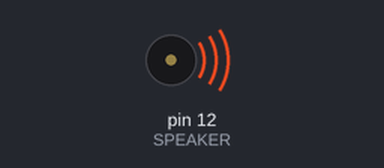
Bench run of a sketch on a simulated Arduino Uno, built with avr-gcc and run on an emulated ATmega328P. Parts: buzzer (waves = sounding).

Above: at 0.1 s.
Timing chart, 0 to 3.7 s (numbered marks = the images above):
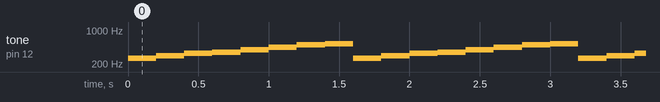

The sketch:

generatingSounds.ino
```cpp
//***************************************/
//Program 1 for generating sound using the tone function
//***************************************/
#define BEATTIME 200  //Length of the generated tone (msec)
#define SPEAKER 12    //Pin number of the speaker

void setup() {
}

void loop() {
  tone(SPEAKER,262,BEATTIME) ; // Do
  delay(BEATTIME) ;
  tone(SPEAKER,294,BEATTIME) ; // Re
  delay(BEATTIME) ;
  tone(SPEAKER,330,BEATTIME) ; // Mi
  delay(BEATTIME) ;
  tone(SPEAKER,349,BEATTIME) ; // Fa
  delay(BEATTIME) ;
  tone(SPEAKER,392,BEATTIME) ; // So
  delay(BEATTIME) ;
  tone(SPEAKER,440,BEATTIME) ; // La
  delay(BEATTIME) ;
  tone(SPEAKER,494,BEATTIME) ; // Si
  delay(BEATTIME) ;
  tone(SPEAKER,523,BEATTIME) ; // Do
  delay(BEATTIME) ;
}
```

Measured:
- by itself, tone on pin 12 (SPEAKER): repeats every 1.6 s: 294 Hz 0.20 s, 330 Hz 0.20 s, 349 Hz 0.20 s, 392 Hz 0.20 s, 440 Hz 0.20 s, 494 Hz 0.20 s, 523 Hz 0.20 s, 262 Hz 0.20 s
